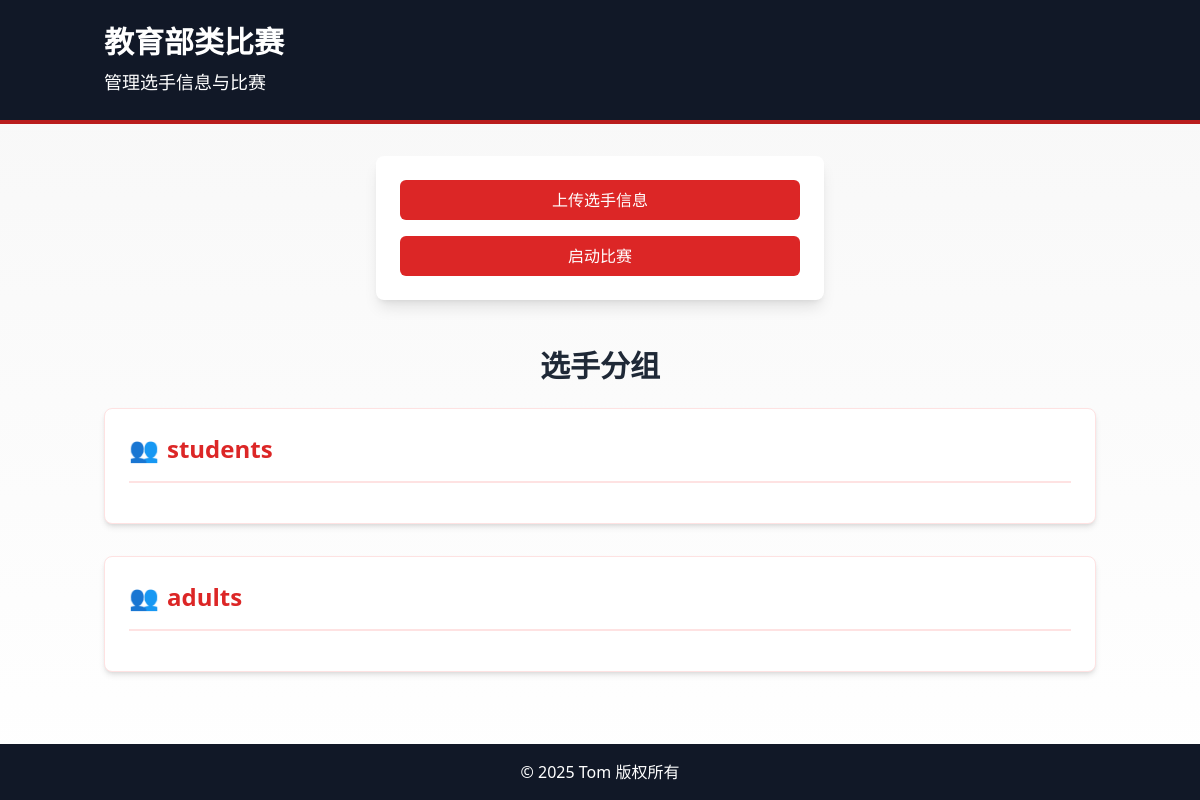
Before: /school with the older database file.
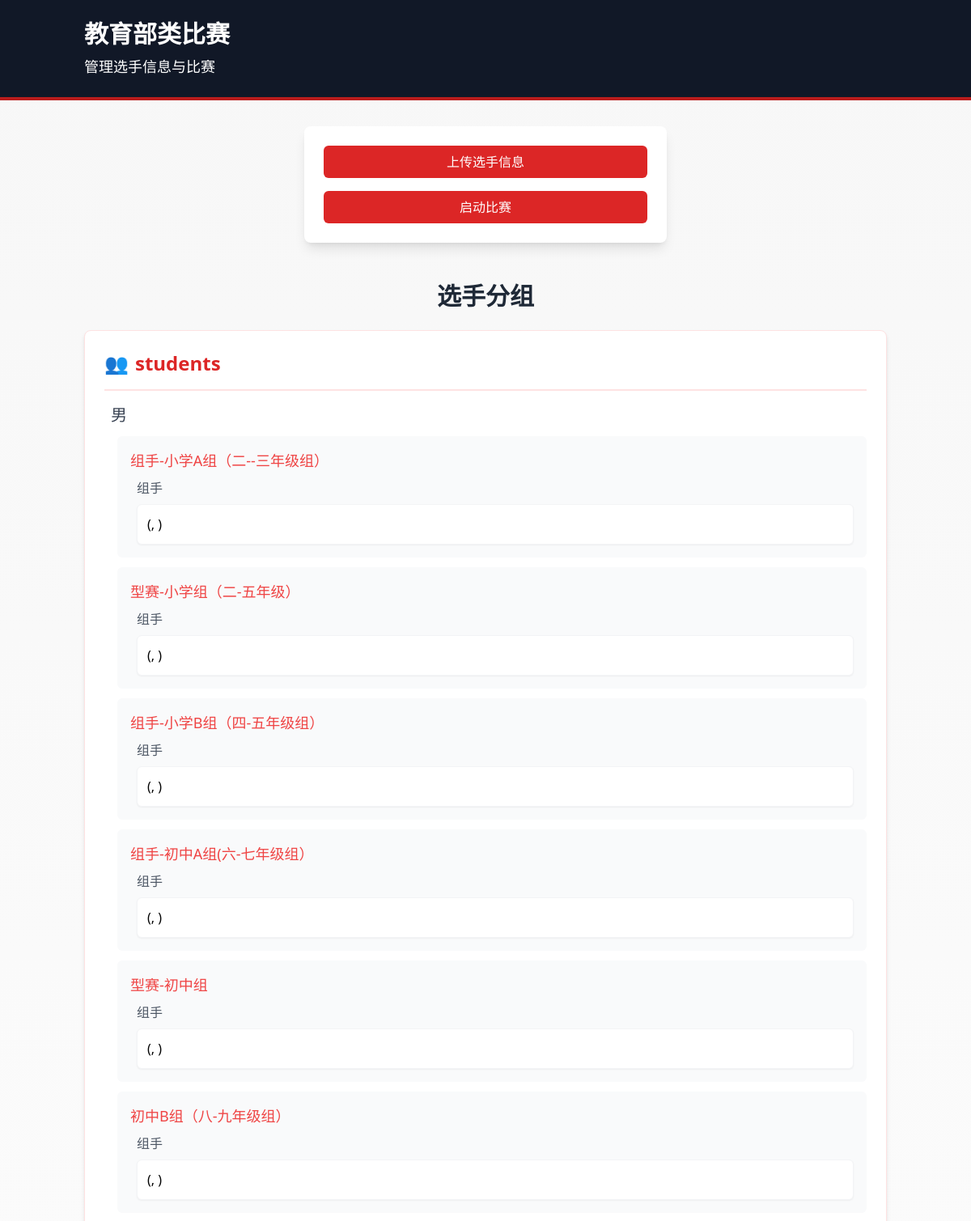
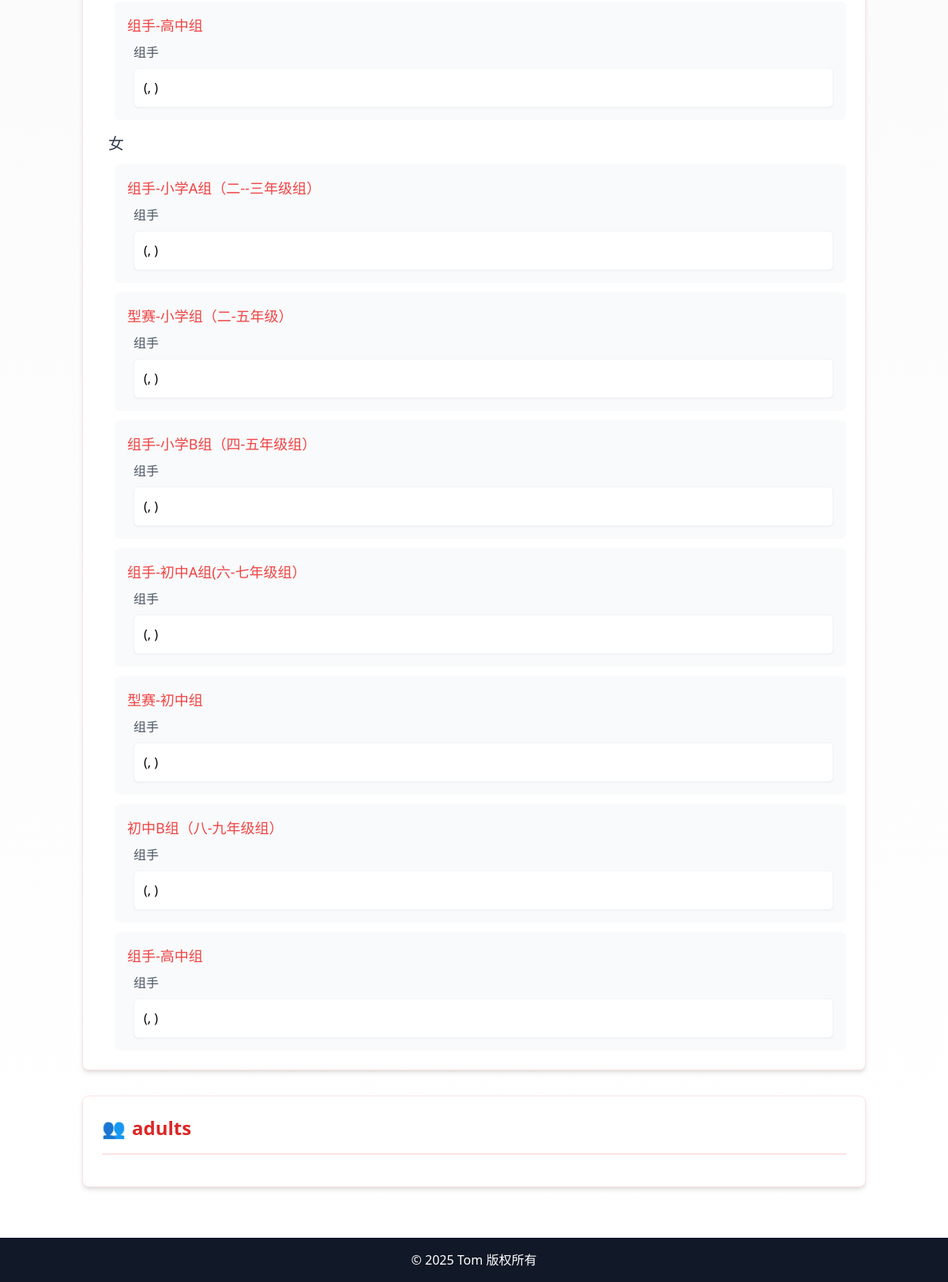
After: the same page with the newer database file (2 pictures, top to bottom).
### app.py (models this page shows)
class AthStu(db.Model):
    __tablename__ = 'ath_stu'
    id = db.Column(db.Integer, primary_key=True)
    name = db.Column(db.String(100), nullable=False)
    gender = db.Column(db.String(10), nullable=False)
    birth = db.Column(db.Date, nullable=False)
    group = db.Column(db.String(50), nullable=False)
    program = db.Column(db.String(50), nullable=False)
    school = db.Column(db.String(100))
    district = db.Column(db.String(50))
    emergency_phone_call = db.Column(db.String(20), nullable=False)
    win_num = db.Column(db.Integer, default=0)

### app.py (the view)
@app.route('/school')
def school():
    groups = categorize_players()
    return render_template('school.html', groups=groups)

### templates/school.html (shortened to what this page needs)
<!DOCTYPE html>
<html lang="zh-CN">
<head>
    <script src="https://cdn.tailwindcss.com"></script>
</head>
<body class="min-h-screen flex flex-col">
    <header class="karate-header bg-gray-900 text-white py-6">
        <div class="container mx-auto px-4">
            <h1 class="text-3xl font-bold">教育部类比赛</h1>
            <p class="mt-2 text-lg">管理选手信息与比赛</p>
        </div>
    </header>
    <main class="flex-grow container mx-auto px-4 py-8">
        <div class="max-w-md mx-auto bg-white shadow-lg rounded-lg p-6 space-y-4">
            <a
                href="{{ url_for('upload') }}"
                class="block w-full bg-red-600 text-white py-2 px-4 rounded-md text-center hover:bg-red-700 transition duration-300"
                aria-label="上传选手信息"
            >
                上传选手信息
            </a>
            <a
                href="{{ url_for('stu_generate_matching') }}"
                class="block w-full bg-red-600 text-white py-2 px-4 rounded-md text-center hover:bg-red-700 transition duration-300"
                aria-label="启动比赛"
            >
                启动比赛
            </a>
        </div>
        {% if groups %}
        <div class="mt-12">
            <h2 class="text-3xl font-bold text-gray-800 mb-6 text-center">选手分组</h2>
            {% for gender, categories in groups.items() %}
            <div class="mb-8 group-card bg-white rounded-lg shadow-md p-6 border border-red-100">
                <h3 class="text-2xl font-semibold text-red-600 mb-4 flex items-center">
                    <span class="mr-2">👥</span>{{ gender }}
                </h3>
                <div class="divider mb-4"></div>
                {% for category, projects in categories.items() %}
                <div class="ml-2 mt-4">
                    <h4 class="text-xl font-medium text-gray-700 mb-3">{{ category }}</h4>
                    {% for project, subgroups in projects.items() %}
                    <div class="ml-2 mt-3 bg-gray-50 rounded-md p-4">
                        <h5 class="text-lg font-medium text-red-500 mb-2">{{ project }}</h5>
                        {% for subgroup, players in subgroups.items() %}
                        <div class="ml-2 mt-2">
                            <h6 class="text-md font-medium text-gray-600 mb-2">{{ subgroup }}</h6>
                            <ul class="list-none space-y-2">
                                {% for player in players %}
                                <li class="bg-white p-3 rounded-md shadow-sm border border-gray-100 hover:bg-red-50 transition duration-200">
                                    {{ player.name }} ({{ player.age if player.age != None else '年龄未知' }}, {{ player.group }})
                                </li>
                                {% endfor %}
                            </ul>
                        </div>
                        {% endfor %}
                    </div>
                    {% endfor %}
                </div>
                {% endfor %}
            </div>
            {% endfor %}
        </div>
        {% else %}
        <div class="mt-12 text-center">
            <p class="text-lg text-gray-600">暂无选手分组信息，请上传选手数据。</p>
        </div>
        {% endif %}
    </main>
    <footer class="bg-gray-900 text-white py-4">
        <div class="container mx-auto px-4 text-center">
            <p>© 2025 Tom 版权所有</p>
        </div>
    </footer>
</body>
</html>

### templates/school.html (style rules this page uses)
body { background: linear-gradient(to bottom, #f7f7f7, #ffffff); }
.karate-header { border-bottom: 4px solid #b91c1c; }
.group-card { transition: transform 0.2s ease-in-out; }
.divider { border-top: 2px solid #fee2e2; }

Changed rows visible on the page:
added AthStu: group "组手-小学A组（二--三年级组）", subgroups "组手", shown under "男"
added AthStu: group "型赛-小学组（二-五年级）", subgroups "组手", shown under "男"
added AthStu: group "组手-小学B组（四-五年级组）", subgroups "组手", shown under "男"
added AthStu: group "组手-初中A组(六-七年级组）", subgroups "组手", shown under "男"
added AthStu: group "型赛-初中组", subgroups "组手", shown under "男"
added AthStu: group "初中B组（八-九年级组）", subgroups "组手", shown under "男"
added AthStu: group "组手-高中组", subgroups "组手", shown under "男"
added AthStu: group "组手-小学A组（二--三年级组）", subgroups "组手", shown under "女"
added AthStu: group "型赛-小学组（二-五年级）", subgroups "组手", shown under "女"
added AthStu: group "组手-小学B组（四-五年级组）", subgroups "组手", shown under "女"
added AthStu: group "组手-初中A组(六-七年级组）", subgroups "组手", shown under "女"
added AthStu: group "型赛-初中组", subgroups "组手", shown under "女"
added AthStu: group "初中B组（八-九年级组）", subgroups "组手", shown under "女"
added AthStu: group "组手-高中组", subgroups "组手", shown under "女"
Other visible differences:
new list line: "男 女"
